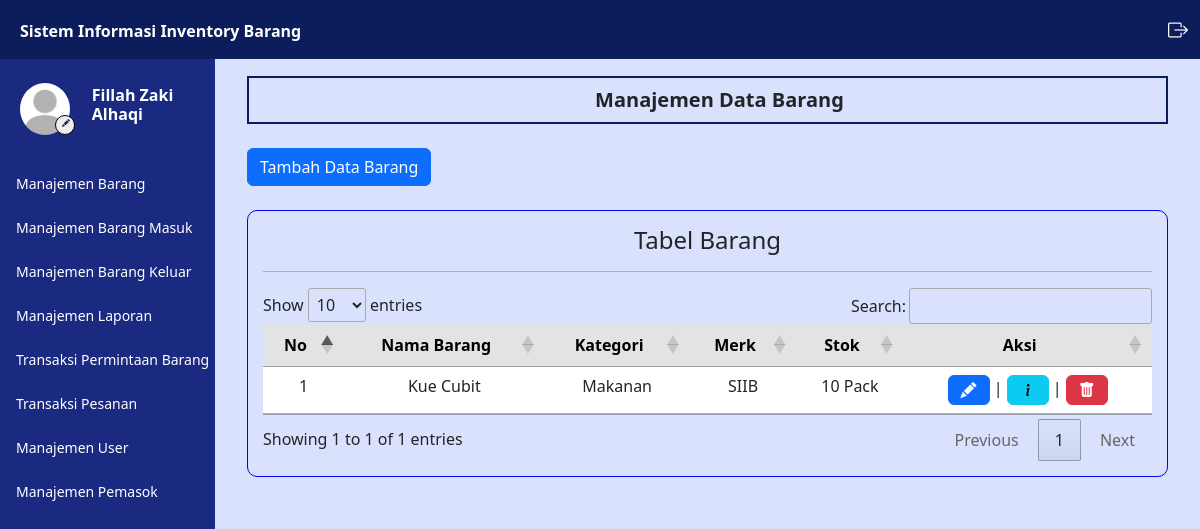
The page /admin/barang.php (signed in) on the database its author committed.
### tables this page shows
CREATE TABLE `user` (
  `iduser` int(11) NOT NULL,
  `username` varchar(50) NOT NULL,
  `password` varchar(100) NOT NULL,
  `nama` varchar(50) NOT NULL,
  `email` varchar(50) NOT NULL,
  `telepon` varchar(50) NOT NULL,
  `alamat` text NOT NULL,
  `instansi` varchar(50) DEFAULT NULL,
  `level` varchar(10) NOT NULL,
  `foto` varchar(100) DEFAULT NULL
);

CREATE TABLE `barang` (
  `idbarang` int(11) NOT NULL,
  `nama_barang` varchar(100) NOT NULL,
  `kategori` varchar(100) NOT NULL,
  `merk` varchar(45) NOT NULL,
  `gudang` varchar(45) NOT NULL,
  `rak` varchar(45) NOT NULL,
  `stok` int(11) NOT NULL,
  `satuan` varchar(45) NOT NULL,
  `harga` int(20) NOT NULL,
  `foto` varchar(100) DEFAULT NULL,
  `keterangan` text DEFAULT NULL
);

### controller/MainController.php (called while the page is built, shortened)
<?php
    $conn = mysqli_connect("localhost","root","","inventory");
    function query($query) {
        global $conn;
        $result = mysqli_query($conn, $query);
        $rows = [];
        while ($row = mysqli_fetch_assoc($result)) {
            $rows[] = $row;
        }
        return $rows;
    }
    function generateRandomKey()
    {
        $keyLength = 32;
        $randomBytes = openssl_random_pseudo_bytes($keyLength, $strong);
        if (!$strong) {
            $randomBytes = random_bytes($keyLength);
        }
        return base64_encode($randomBytes);
    }
    function enkripsi($kata)
    {
        $key = generateRandomKey();
        $string = openssl_encrypt($kata, 'AES-256-CBC', $key, 0, substr($key, 0, 16));
        $hasilEnkripsi = base64_encode($key . $string);
        return $hasilEnkripsi;
    }
    function dekripsi($kata)
    {
        $string = base64_decode($kata);
        $key = substr($string, 0, 44);
        $enkripsi = substr($string, 44);
        $hasil = openssl_decrypt($enkripsi, 'AES-256-CBC', $key, 0, substr($key, 0, 16));
        return $hasil;
    }
    function cari_user() {
        $id = dekripsi($_COOKIE['SIIB']);
        $result = query("SELECT * FROM user WHERE iduser = '$id'");
        if(count($result) == 1) {
            $result = $result[0];
            return $result;
        } else {
            echo "<script>
                    document.location.href='../logout.php';
                  </script>";
            exit;
        }
    }
    function validasi_admin() {
        $result = cari_user();
    }
?>

### admin/barang.php (the view, shortened to what this page needs)
<?php
    $data_barang = query("SELECT * FROM barang");
?>
<html lang="en">
<head>
    <link href="https://cdn.jsdelivr.net/npm/bootstrap@5.3.0/dist/css/bootstrap.min.css" rel="stylesheet"
>
    <link rel="stylesheet" href="https://cdn.datatables.net/1.13.4/css/jquery.dataTables.min.css">
    <link rel="stylesheet" href="https://cdn.jsdelivr.net/npm/bootstrap-icons@1.11.3/font/bootstrap-icons.min.css">
    <link rel="stylesheet" href="../style.css">
</head>
<body>
    <div class="content">
        <?php
        require_once('../navbar/navbar.php');
        ?>
        <div class="main-container m-0">
            <div class="d-flex">
                <?php
                require_once('../navbar/sidebar.php');
                ?>
                <div class="contents px-3 py-3 mx-3">
                    <div class="box1">
                        <h5 class="text-dark text-center mb-0 ms-4 fw-bold">
                            Manajemen Data Barang
                        </h5>
                    </div>
                    <div class="mt-4 ">
                        <div class="row">
                            <div class="col-sm-3">
                                <a class="btn btn-primary" href="../insert/barang.php">Tambah Data Barang</a>
                            </div>
                        </div>
                    </div>
                    <div class="mt-4 box3">
                        <h4 class="text-center">Tabel Barang</h4>
                        <hr>
                        <table id="example" class="table table-hover text-center">
                            <thead>
                                <tr class="table-secondary">
                                    <th class="text-center" scope="col">No</th>
                                    <th class="text-center" scope="col">Nama Barang</th>
                                    <th class="text-center" scope="col">Kategori</th>
                                    <th class="text-center" scope="col">Merk</th>
                                    <th class="text-center" scope="col">Stok</th>
                                    <th class="text-center" scope="col">Aksi</th>
                                </tr>
                            </thead>
                            <tbody>
                                <?php
                                    $i = 1;
                                    foreach($data_barang as $barang) :
                                ?>
                                    <tr>
                                        <td>
                                            <?= $i; ?>
                                        </td>
                                        <td>
                                            <?= $barang['nama_barang']; ?>
                                        </td>
                                        <td>
                                            <?= $barang['kategori']; ?>
                                        </td>
                                        <td>
                                            <?= $barang['merk']; ?>
                                        </td>
                                        <td>
                                            <?= $barang['stok']; ?> <?= $barang['satuan']; ?>
                                        </td>
                                        <td>
                                            <a class="text-decoration-none" href="../edit/barang.php?id=<?= enkripsi($barang['idbarang']); ?>">
                                                <button class="btn btn-primary"><i class="bi bi-pencil-fill"></i></button>
                                            </a>
                                            |
                                            <button type="button" class="btn btn-info" data-bs-toggle="modal"
                                                data-bs-target="#detail_barang_<?= $barang['idbarang']; ?>">
                                                <i class="bi bi-info-lg"></i>
                                            </button>
                                            |
                                            <button type="button" class="btn  btn-danger" id="delete" data-bs-toggle="modal" data-bs-target="#delete_<?= $barang['idbarang']; ?>">
                                                <i class="bi bi-trash-fill"></i>
                                            </button>
                                        </td>
                                    </tr>
                                <?php
                                    $i++;
                                    endforeach;
                                ?>
                            </tbody>
                        </table>
                    </div>
                </div>
            </div>
        </div>
    </div>
</body>
</html>

### navbar/sidebar.php
<?php
    validasi_admin();
?>
<div class="sidebar" id="side_nav">
    <div class="content-side">
        <div class="profil pt-3">
            <div class="row d-flex align-items-center">
                <div class="col-sm-5 me-0">
                    <img src="../img/profil/<?= $user['foto']; ?>" class="rounded-circle" alt="profi">
                    <a href="../admin/profil.php">
                        <button class="rounded-circle"><i class="bi bi-pencil-fill"></i></button>
                    </a>
                </div>
                <div class="col-sm-7 text-white pe-3 p-0 m-0">
                    <h6 class="fw-bold">
                        <?= $user['nama']; ?>
                    </h6>
                </div>
            </div>
        </div>
        <div class="">
            <ul class="list-unstyled pt-3 fw-medium">
                <li class="">
                    <a href="../admin/barang.php" class="text-decoration-none d-block">
                        <span>Manajemen Barang</span>
                    </a>
                </li>
                <li class="">
                    <a href="../admin/barang_masuk.php" class="text-decoration-none d-block">
                        <span>Manajemen Barang Masuk</span>
                    </a>
                </li>
                <li class="">
                    <a href="../admin/barang_keluar.php" class="text-decoration-none d-block">
                        <span>Manajemen Barang Keluar</span>
                    </a>
                </li>
                <li class="">
                    <a href="../admin/laporan.php" class="text-decoration-none d-block">
                        <span>Manajemen Laporan</span>
                    </a>
                </li>
                <li class="">
                    <a href="../admin/transaksi.php" class="text-decoration-none d-block">
                        <span>Transaksi Permintaan Barang</span>
                    </a>
                </li>
                <li class="">
                    <a href="../admin/transaksi_pesan.php" class="text-decoration-none d-block">
                        <span>Transaksi Pesanan</span>
                    </a>
                </li>
                <li class="">
                    <a href="../admin/user.php" class="text-decoration-none d-block">
                        <span>Manajemen User</span>
                    </a>
                </li>
                <li class="">
                    <a href="../admin/pemasok.php" class="text-decoration-none d-block">
                        <span>Manajemen Pemasok</span>
                    </a>
                </li>
            </ul>
        </div>
    </div>
</div>

### style.css (style rules this page uses)
body { background: #d9e1fc; margin: 0; padding: 0; border: 0; }
.content { min-height: 100vh; width: 100%; }
.sidebar { background: #192a80; min-width: 215px; max-width: 215px; transition: all ease-in 0.3s; min-height: 100vh; }
.sidebar ul { padding: 0 11px; }
.sidebar li { margin: 7px 0; }
.sidebar li a { color: white; padding: 8px 5px; font-size: 14px; margin-left: 0; }
.content-side { position: fixed; margin-top: 60px; }
.sidebar .profil img { width: 50px; height: 66px; margin-left:20px; padding: 7px 0; display: block; transition: all ease-in 0.3s; object-fit: cover; }
.sidebar .profil button { border: 1px solid black; position: absolute; margin-top: -27px; margin-left: 55px; width: 20px; height: 20px; }
.sidebar .profil button i { font-size: 8px; color: #272247; margin-top: -6px; margin-left: -3px; position: absolute; }
.contents { width: 100%; margin-top: 60px; }
.box1 { border: #0b1d5b solid 2px; padding: 10px; }
.box3 { border: 1px solid blue; border-radius: 10px; padding: 15px; }

### rows shown on the page
user: foto (placeholder picture), nama "Fillah Zaki Alhaqi"
barang: nama_barang "Kue Cubit", kategori "Makanan", merk "SIIB", stok "10", satuan "Pack"
